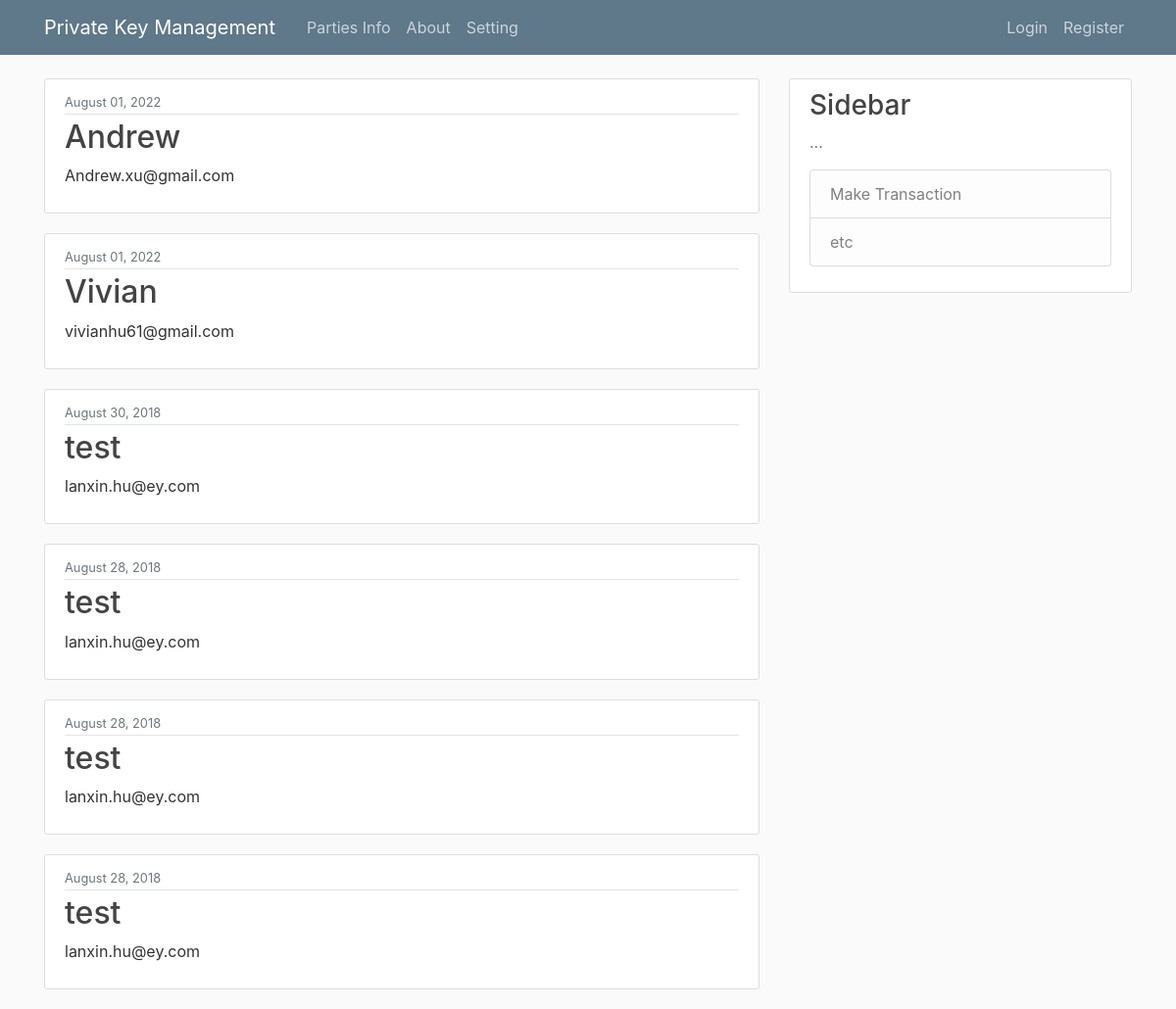
Before: / with the older database file.
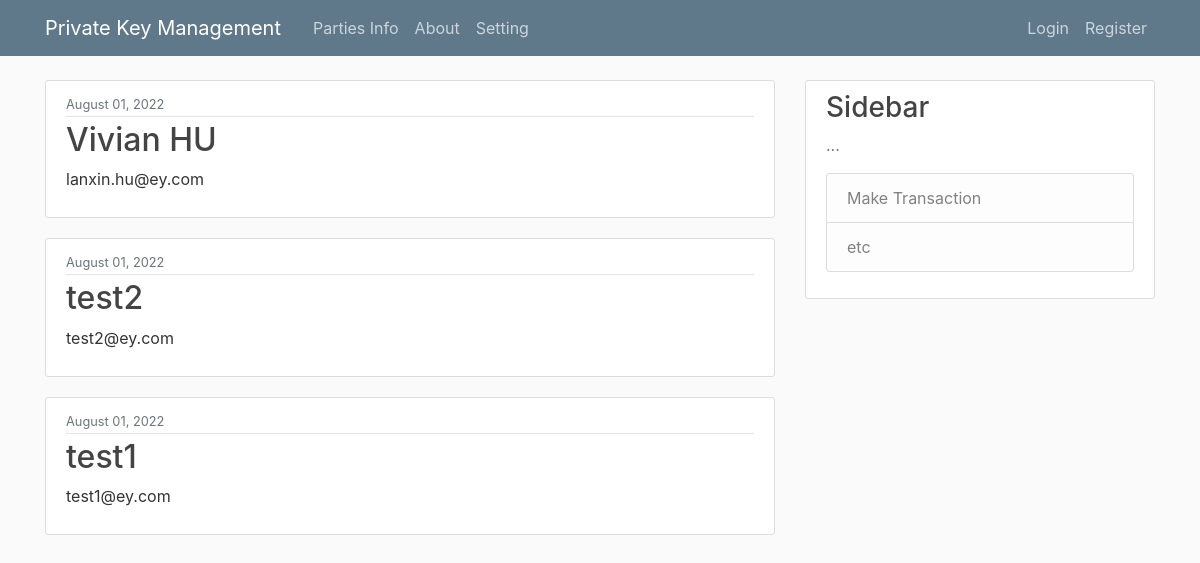
After: the same page with the newer database file.
### blog/models.py (models this page shows, shortened)
class Post(models.Model):
    name = models.CharField(max_length=100)
    email = models.CharField(max_length=100)
    content = models.TextField()
    date_posted = models.DateTimeField(default=timezone.now)
    author = models.ForeignKey(User, on_delete=models.CASCADE)

### blog/views.py (the view)
# urls.py: path('', PostListView.as_view(), name='blog-home'),
class PostListView(ListView):
    model = Post
    template_name = 'blog/home.html'  # <app>/<model>_<viewtype>.html
    context_object_name = 'posts'
    ordering = ['-date_posted']

### blog/templates/blog/home.html
{% extends "blog/base.html" %}
{% block content %}
    {% for post in posts %}
        <article class="media content-section">
          <div class="media-body">
            <div class="article-metadata">
              <small class="text-muted">{{ post.date_posted|date:"F d, Y" }}</small>
            </div>
            <h2><a class="article-title" href="{% url 'post-detail' post.id %}">{{ post.name }}</a></h2>
            <p class="article-content">{{ post.email }}</p>
          </div>
        </article>
    {% endfor %}
{% endblock content %}

### blog/templates/blog/base.html (shortened to what this page needs)
{% load static %}
<!DOCTYPE html>
<html>
<head>
    <link rel="stylesheet" href="https://maxcdn.bootstrapcdn.com/bootstrap/4.0.0/css/bootstrap.min.css">
    <link rel="stylesheet" type="text/css" href="{% static 'blog/main.css' %}">
</head>
<body>
    <header class="site-header">
      <nav class="navbar navbar-expand-md navbar-dark bg-steel fixed-top">
        <div class="container">
          <a class="navbar-brand mr-4" href="{% url 'blog-home' %}">Private Key Management</a>
          <div class="collapse navbar-collapse" id="navbarToggle">
            <div class="navbar-nav mr-auto">
              <a class="nav-item nav-link" href="{% url 'blog-home' %}">Parties Info</a>
              <a class="nav-item nav-link" href="{% url 'blog-about' %}">About</a>
              <a class="nav-item nav-link" href="{% url 'blog-setting' %}">Setting</a>
            </div>
            <div class="navbar-nav">
              {% if user.is_authenticated %}
                <a class="nav-item nav-link" href="{% url 'post-create' %}">New Party</a>
                <a class="nav-item nav-link" href="{% url 'logout' %}">Logout</a>
              {% else %}
                <a class="nav-item nav-link" href="{% url 'login' %}">Login</a>
                <a class="nav-item nav-link" href="{% url 'register' %}">Register</a>
              {% endif %}
            </div>
          </div>
        </div>
      </nav>
    </header>
    <main role="main" class="container">
      <div class="row">
        <div class="col-md-8">
          {% block content %}{% endblock %}
        </div>
        <div class="col-md-4">
          <div class="content-section">
            <h3>Sidebar</h3>
            <p class='text-muted'>...
              <ul class="list-group">
                <li class="list-group-item list-group-item-light">Make Transaction</li>
                <li class="list-group-item list-group-item-light">etc</li>
              </ul>
            </p>
          </div>
        </div>
      </div>
    </main>
</body>
</html>

### blog/static/blog/main.css (style rules this page uses)
body { background: #fafafa; color: #333333; margin-top: 5rem; }
h1, h2, h3, h4, h5, h6 { color: #444444; }
ul { margin: 0; }
.bg-steel { background-color: #5f788a; }
.site-header .navbar-nav .nav-link { color: #cbd5db; }
.content-section { background: #ffffff; padding: 10px 20px; border: 1px solid #dddddd; border-radius: 3px; margin-bottom: 20px; }
.article-title { color: #444444; }
.article-content { white-space: pre-line; }
.article-metadata { padding-bottom: 1px; margin-bottom: 4px; border-bottom: 1px solid #e3e3e3 }

Changed rows visible on the page:
removed Post: date_posted "August 01, 2022", name "Andrew", email "Andrew.xu@gmail.com"
removed Post: date_posted "August 01, 2022", name "Vivian", email "vivianhu61@gmail.com"
removed Post: date_posted "August 30, 2018", name "test", email "lanxin.hu@ey.com"
removed Post: date_posted "August 28, 2018", name "test", email "lanxin.hu@ey.com"
removed Post: date_posted "August 28, 2018", name "test", email "lanxin.hu@ey.com"
removed Post: date_posted "August 28, 2018", name "test", email "lanxin.hu@ey.com"
added Post: date_posted "August 01, 2022", name "Vivian HU", email "lanxin.hu@ey.com"
added Post: date_posted "August 01, 2022", name "test2", email "test2@ey.com"
added Post: date_posted "August 01, 2022", name "test1", email "test1@ey.com"
